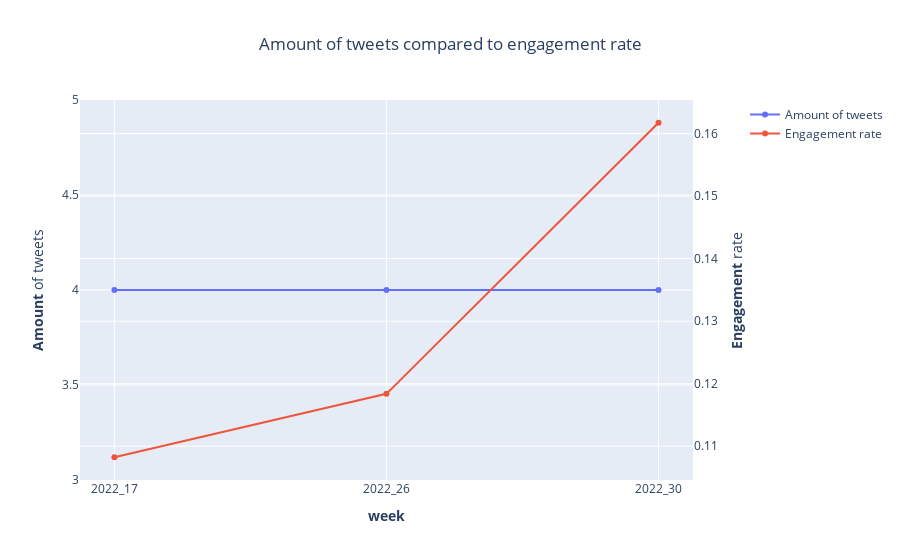

Notebook code cell kept with this figure:
### Code cell
eng_rate("vegan", influencers_tweets)

### Figure 1 — Plotly figure (JSON) as saved in the notebook; plotly's stock layout.template omitted (floating-point values rounded to 4 significant figures)
{"data": [{"name": "Amount of tweets", "type": "scatter", "x": ["2022_17", "2022_26", "2022_30"], "xaxis": "x", "y": [4, 4, 4], "yaxis": "y"}, {"name": "Engagement rate", "type": "scatter", "x": ["2022_17", "2022_26", "2022_30"], "xaxis": "x", "y": [0.1082, 0.1184, 0.1617], "yaxis": "y2"}], "layout": {"autosize": true, "title": {"text": "Amount of tweets compared to engagement rate", "x": 0.5}, "xaxis": {"anchor": "y", "domain": [0, 0.94], "title": {"text": "<b>week</b>"}}, "yaxis": {"anchor": "x", "domain": [0, 1], "title": {"text": "<b>Amount</b> of tweets"}}, "yaxis2": {"anchor": "x", "overlaying": "y", "side": "right", "title": {"text": "<b>Engagement</b> rate"}}}}
